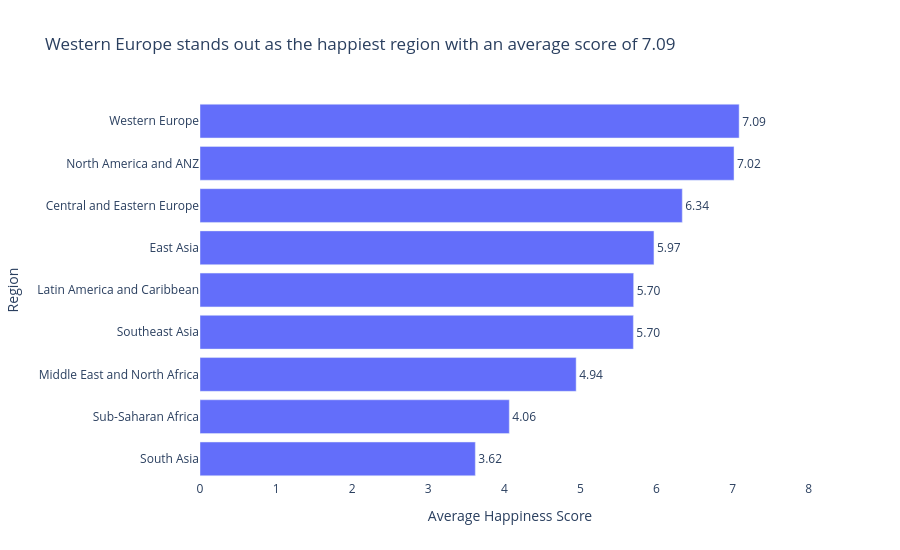

Source (notebook cell):
### Code cell
highest_region = region_avg.iloc[-1]['Region']
highest_score = region_avg.iloc[-1]['Happiness_Score']

fig1 = px.bar(
    region_avg,
    x='Happiness_Score',
    y='Region',
    orientation='h',
    text='Happiness_Score',
    title=(
        f"{highest_region} stands out as the happiest region "
        f"with an average score of {highest_score:.2f}"
    )
)

fig1.update_traces(
    texttemplate='%{text:.2f}',
    textposition='outside'
)

fig1.update_layout(
    xaxis_title='Average Happiness Score',
    yaxis_title='Region',
    xaxis=dict(
        range=[0, region_avg['Happiness_Score'].max() * 1.15],
        zeroline=True,
        zerolinewidth=2
    ),
    plot_bgcolor='white',
    paper_bgcolor='white',
    height=550,
    margin=dict(l=180, r=80, t=100, b=70)
)

fig1.show()

### Figure 1 — Plotly figure (JSON) as saved in the notebook; plotly's stock layout.template omitted (floating-point values rounded to 4 significant figures)
{"data": [{"hovertemplate": "Happiness_Score=%{text}<br>Region=%{y}<extra></extra>", "legendgroup": "", "marker": {"color": "#636efa", "pattern": {"shape": ""}}, "name": "", "orientation": "h", "showlegend": false, "text": [3.618, 4.065, 4.943, 5.695, 5.699, 5.966, 6.338, 7.018, 7.086], "textposition": "outside", "texttemplate": "%{text:.2f}", "type": "bar", "x": [3.618, 4.065, 4.943, 5.695, 5.699, 5.966, 6.338, 7.018, 7.086], "xaxis": "x", "y": ["South Asia", "Sub-Saharan Africa", "Middle East and North Africa", "Southeast Asia", "Latin America and Caribbean", "East Asia", "Central and Eastern Europe", "North America and ANZ", "Western Europe"], "yaxis": "y"}], "layout": {"barmode": "relative", "height": 550, "legend": {"tracegroupgap": 0}, "margin": {"b": 70, "l": 180, "r": 80, "t": 100}, "paper_bgcolor": "white", "plot_bgcolor": "white", "title": {"text": "Western Europe stands out as the happiest region with an average score of 7.09"}, "xaxis": {"anchor": "y", "domain": [0, 1], "range": [0, 8.148], "title": {"text": "Average Happiness Score"}, "zeroline": true, "zerolinewidth": 2}, "yaxis": {"anchor": "x", "domain": [0, 1], "title": {"text": "Region"}}}}
